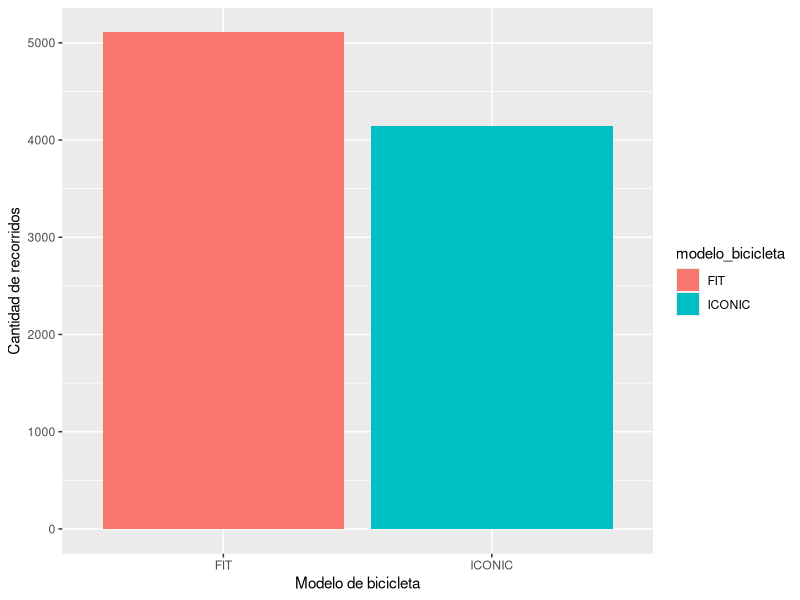
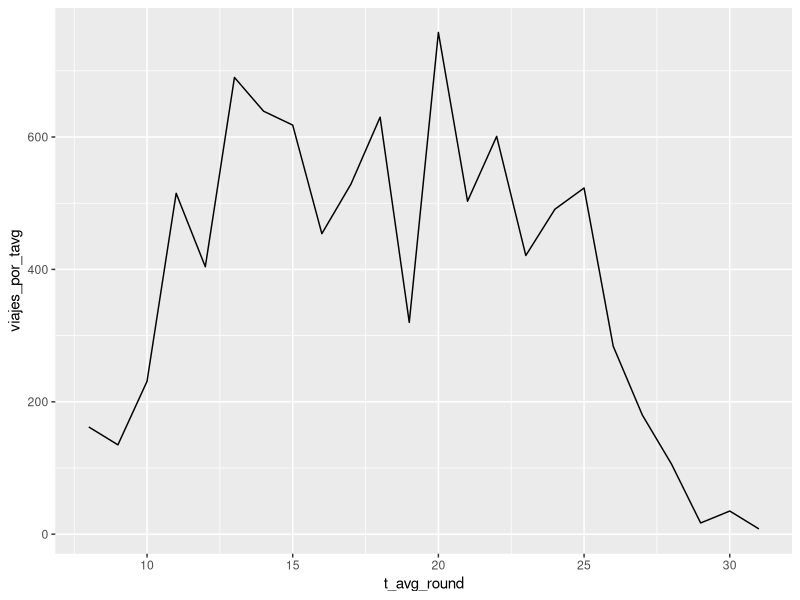
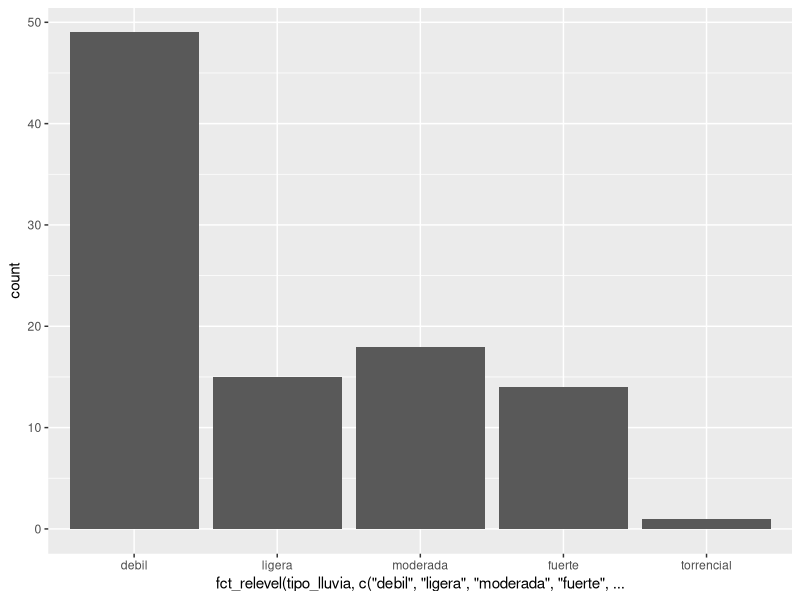
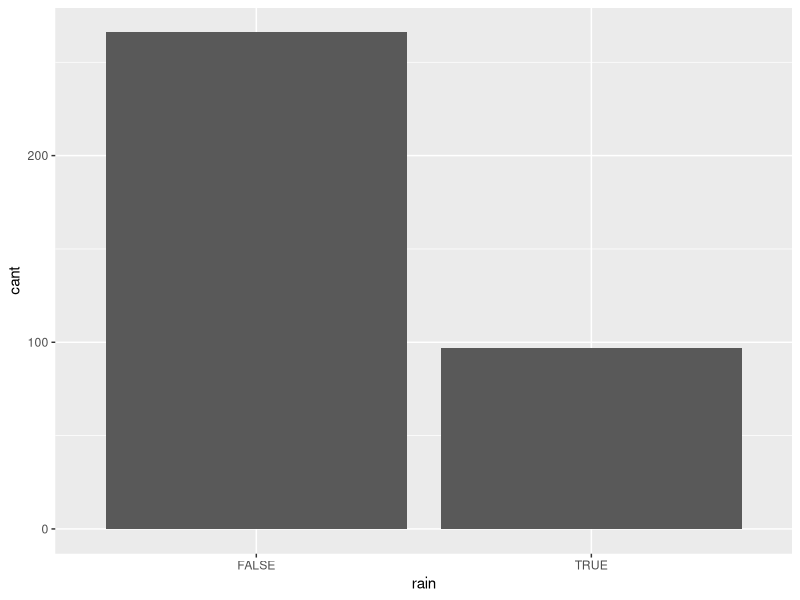
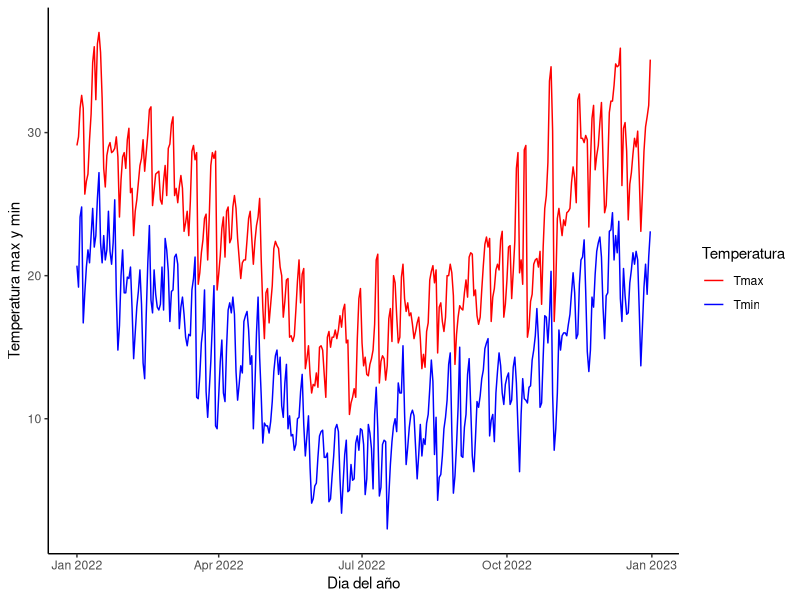
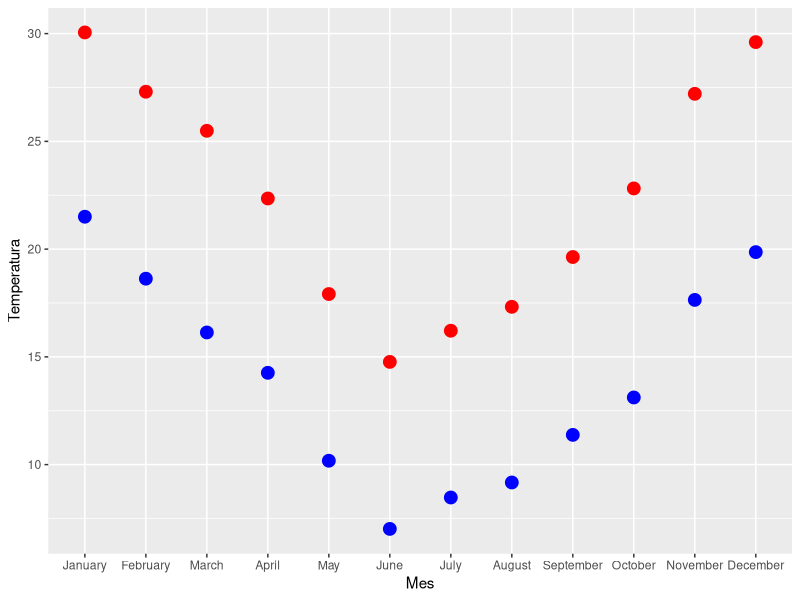
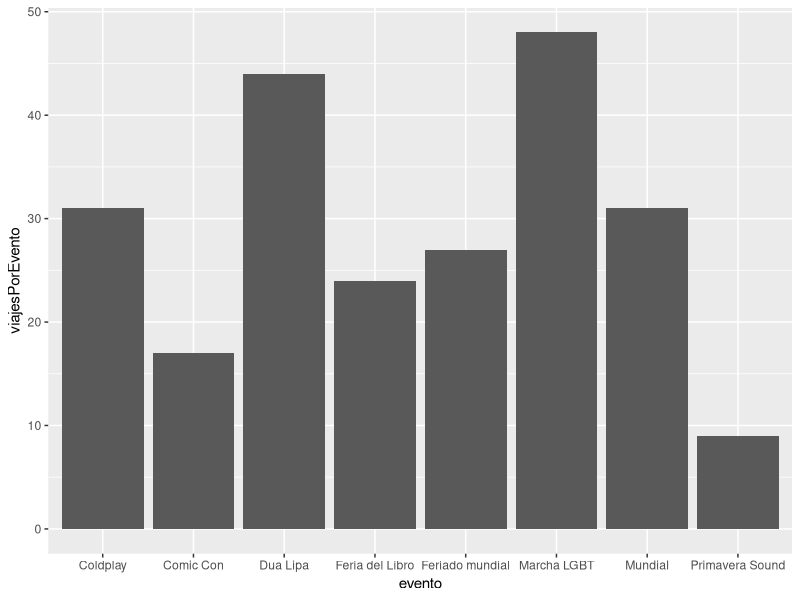
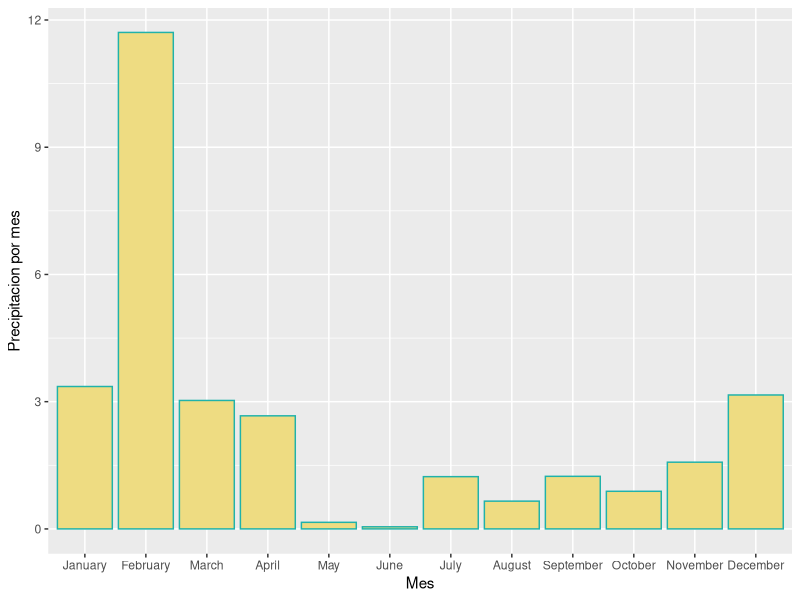

Here is the R script that generated these plots, in order:

#Librerias ----
library(readr)
library(tidyverse)



#Dataframes ----

#Lectura de dataframes. Para leer los archivos csv usamos el comando read_csv.

clima_aeroparque_BA_2022 <- read_csv("Data/Clima_Aeroparque_BA.csv")

bike_trips_2022 <- read_csv("Data/trips_2022_reducido.csv")

#Filtramos el dataframe de bicis
bike_trips_2022_5_to_60_min <- bike_trips_2022 %>% 
  filter(between(duracion_recorrido, left = 60*5, right = 60*60))

#Dtaframe de bicis filtrado con 3 variables mas: mes, dia de la semana y horario
month_day_hour_bike_trips_2022_5_to_60_min <- bike_trips_2022_5_to_60_min %>% 
  mutate(date = fecha,
         month = months(fecha_origen_recorrido), 
         hour = hour(fecha_origen_recorrido), 
         week_day = weekdays(fecha),
         es_feriado = (fecha %in% c("2022-01-01", "2022-02-28", "2022-03-01", "2022-03-24", "2022-04-02", "2022-04-14", "2022-04-15", "2022-04-16", "2022-04-17", "2022-04-22", "2022-04-23", "2022-04-24", "2022-05-01", "2022-05-02", "2022-05-18", "2022-05-25", "2022-06-17", "2022-06-20", "2022-07-09", "2022-07-30", "2022-08-15", "2022-09-26", "2022-09-27", "2022-10-05", "2022-10-07", "2022-10-10", "2022-11-20", "2022-11-21", "2022-12-08", "2022-12-09", "2022-12-25" )))
         


#Dataframe del clima con 1 variables mas: mes

clima_aeroparque_BA_2022_bymonth_and_raintype <- clima_aeroparque_BA_2022 %>% 
  mutate(month = months(date),
         rain = (prcp > 0),
         tipo_lluvia = case_when(prcp > 0 & prcp <= 3 ~ "debil",
                                 prcp > 3.0 & prcp <= 6.5 ~ "ligera",
                                 prcp > 6.5 & prcp <= 16.0 ~ "moderada",
                                 prcp > 16.0 & prcp <= 40.0 ~ "fuerte",
                                 prcp > 100.0 ~ "torrencial",
                                 .default = "no llovio")) 




#Dataframe bike_trips_2022_5_to_60_min ----

#esto es un resumen del datarframe de bicis con viajes entre 5 a 20 minutos
summary_bike_trips_2022_5_to_60_min <- summary(month_day_hour_bike_trips_2022_5_to_60_min)

#visualizacion de viajes en minutos
trips_duration_in_minutes <- bike_trips_2022_5_to_60_min %>% 
  mutate(duracion_recorrido = duracion_recorrido/60) %>% 
  ggplot(mapping = aes(x = duracion_recorrido)) +
  geom_histogram(colour = "#E6AC6E", fill = "beige", bins = 11) +
  labs(x = "Duracion", y = "Cantidad de Recorridos", title = "Duracion de los recorridos en minutos")

#dataframe con el viaje promedio y la mediana
promedio_y_mediana_de_viajes <-  bike_trips_2022_5_to_60_min %>% 
  mutate(duracion_recorrido = duracion_recorrido/60) %>% 
  summarise("viaje promedio" = mean(duracion_recorrido), mediana = median(duracion_recorrido))

#visualizacion de viajes por mes
trips_by_month <- month_day_hour_bike_trips_2022_5_to_60_min %>% 
  ggplot(mapping = aes(x = fct_relevel(month, c("January", "February", "March", "April", "May", "June", "July", "August", "September", "October", "November", "December")))) +
  geom_bar(fill = "mintcream", colour = "lightskyblue") +
  labs(x = "Mes", y = "Cantidad de Recorridos")

#visualizacion de viajes por dia
trips_by_day <- month_day_hour_bike_trips_2022_5_to_60_min %>% 
  ggplot(mapping = aes(x = fct_relevel(week_day, c("Monday", "Tuesday", "Wednesday", "Thursday", "Friday", "Saturday", "Sunday"))))+
  geom_bar(fill = "mintcream", colour = "lightskyblue") +
  labs(x = "Dia de la semana", y = "Cantidad de recorridos")

#visualizacion de viajes por hora
trips_by_hour <- month_day_hour_bike_trips_2022_5_to_60_min %>% 
  ggplot(mapping = aes(x = hour)) +
  geom_bar(fill = "mintcream", colour = "lightskyblue") +
  labs(x = "Horario", y = "Cantidad de recorridos") 

#visualizacion de viajes por mes y hora
trips_by_month_and_hour <- month_day_hour_bike_trips_2022_5_to_60_min %>% 
  group_by(month) %>% 
  ggplot(mapping = aes(x = hour)) +
  geom_bar(fill = "mintcream",color = "lightskyblue") +
  facet_wrap(~fct_relevel(month, c("January", "February", "March", "April", "May", "June", "July", "August", "September", "October", "November", "December"))) +
  labs(x = "Horario", y = "Cantidad de recorridos")

#visualizacion de viajes por dia y hora
trips_by_day_and_hour <- month_day_hour_bike_trips_2022_5_to_60_min %>% 
  group_by(week_day) %>% 
  ggplot(mapping = aes(x = hour)) +
  geom_bar(fill = "mintcream",color = "lightskyblue") +
  facet_wrap(~fct_relevel(week_day, c("Monday", "Tuesday", "Wednesday", "Thursday", "Friday", "Saturday", "Sunday"))) +
  labs(x = "Horario", y = "Cantidad de recorridos")

#dataframe con la cantidad de estaciones de origen 
origin_trip <- bike_trips_2022_5_to_60_min %>% 
  select(id_estacion_origen, nombre_estacion_origen) %>% 
  group_by(id_estacion_origen, nombre_estacion_origen) %>% 
  summarise(amount_by_station = n()) %>% 
  arrange(desc(amount_by_station))

#dataframe con la cantidad de estaciones de llegada
destination_trip <- bike_trips_2022_5_to_60_min %>% 
  select(id_estacion_destino, nombre_estacion_destino) %>% 
  group_by(id_estacion_destino, nombre_estacion_destino) %>% 
  summarise(amount_by_station = n()) %>% 
  arrange(desc(amount_by_station)) 

#viajes mas comunes
common_trips <- bike_trips_2022_5_to_60_min %>% 
  select(id_estacion_origen, nombre_estacion_origen, id_estacion_destino, nombre_estacion_destino) %>% 
  group_by(id_estacion_origen, nombre_estacion_origen, id_estacion_destino, nombre_estacion_destino) %>% 
  summarise(amount = n()) %>% 
  arrange(desc(amount))

#tipo de bici
bike_type <- bike_trips_2022_5_to_60_min %>% 
  select(modelo_bicicleta) %>% 
  ggplot(mapping = aes(x = modelo_bicicleta, fill = modelo_bicicleta)) +
  geom_bar() +
  labs(x = "Modelo de bicicleta", y = "Cantidad de recorridos")

#uso de bicis por genero
use_of_bikes_by_gender <- bike_trips_2022_5_to_60_min %>% 
  select(Género) %>% 
  filter(!is.na(Género)) %>% 
  ggplot(mapping = aes(x = Género, fill = Género)) + 
  geom_bar() +
  labs(x = "Género", y = "Cantidad de recorridos")

#uso de bicis por hora según género
use_of_bikes_by_gender_per_hour <- month_day_hour_bike_trips_2022_5_to_60_min %>%
  filter(!is.na(Género)) %>%
  group_by(Género) %>%
  mutate(cantidadTotalPorGénero = n()) %>%
  group_by(Género,hour,cantidadTotalPorGénero) %>%
  summarise(cantidad = n()) %>%
  mutate(
    cantidadPorcentual = case_when(
      Género == "FEMALE" ~ (cantidad/cantidadTotalPorGénero)*100,
      Género == "MALE" ~ (cantidad/cantidadTotalPorGénero)*100,
      Género == "OTHER" ~ (cantidad/cantidadTotalPorGénero)*100
    )
  ) %>%
  select(Género,cantidadPorcentual) %>%
  ggplot(mapping = aes(x = hour, y = cantidadPorcentual, colour = Género)) +
  geom_line(lwd = 1.49) + 
  scale_x_continuous(expand = c(0,0)) +
  scale_y_continuous(expand = c(0,0)) +
  facet_wrap(~Género) +
  theme(legend.position = "bottom")

#uso de bicis dia comunes vs feriados
#tenemos 31 feriados y (365 - 31) = 334 no feriados 
uso_feriado_vs_no_feriado <- month_day_hour_bike_trips_2022_5_to_60_min %>% 
  group_by(es_feriado) %>% 
  summarise(cant_viajes = n())

viajes_promedio_feriados <- c(uso_feriado_vs_no_feriado[1,2] / 334, uso_feriado_vs_no_feriado[2,2] / 31)



#uso de bicis en días desetacados del año (arbitrario) ----
#para este caso seleccionamos arbitrariamente 8 días que están descritos en el informe.
#(nota: cp indica la cantidad de personas)
feriaLibro <- c("2022-04-28","2022-04-29","2022-04-30","2022-05-01","2022-05-02","2022-05-03","2022-05-04","2022-05-05","2022-05-06","2022-05-07","2022-05-08","2022-05-09","2022-05-10","2022-05-11","2022-05-12","2022-05-13","2022-05-14","2022-05-15","2022-05-16") #cp = 1.245.000
comicCon <- c("2022-05-20","2022-05-21","2022-05-22") #cp = 80 mil
duaLipa <- c("2022-09-13","2022-09-14") #cp = 50 mil
marchaLGBTQI <- c("2022-10-05") #cp = 130 mil
coldplay <- c("2022-10-25","2022-10-26","2022-10-28","2022-10-29","2022-11-01","2022-11-01","2022-11-02","2022-11-04","2022-11-05","2022-11-07","2022-11-08") #cp = 600 mil
primaveraSound <- c("2022-11-12","2022-11-13") #cp = 100 mil
finalMundial <- c("2022-12-18") #cp = 4 millones
feriadoMundial <- c("2022-12-20") #cp = ??
diasDestacados <- c(feriaLibro, comicCon, duaLipa, marchaLGBTQI, coldplay, primaveraSound, finalMundial, feriadoMundial)
# Feria del libro
bicisFeriaDelLibro <- month_day_hour_bike_trips_2022_5_to_60_min %>%
  filter(fecha %in% feriaLibro) %>%
  group_by(hour) %>%
  summarise(cantidad = round(n()/length(feriaLibro)))
# Comic Con
bicisComicCon <- month_day_hour_bike_trips_2022_5_to_60_min %>%
  filter(fecha %in% comicCon) %>%
  group_by(hour) %>%
  summarise(cantidad = round(n()/length(comicCon)))
# Dua Lipa
bicisDuaLipa <- month_day_hour_bike_trips_2022_5_to_60_min %>%
  filter(fecha %in% duaLipa) %>%
  group_by(hour) %>%
  summarise(cantidad = round(n()/length(duaLipa)))
# MarchaLGBT
bicisMarchaLGBT <- month_day_hour_bike_trips_2022_5_to_60_min %>%
  filter(fecha %in% marchaLGBTQI) %>%
  group_by(hour) %>%
  summarise(cantidad = round(n()/length(marchaLGBTQI)))
# Coldplay
bicisColdplay <- month_day_hour_bike_trips_2022_5_to_60_min %>%
  filter(fecha %in% coldplay) %>%
  group_by(hour) %>%
  summarise(cantidad = round(n()/length(coldplay)))
#PrimaveraSound
bicisPrimSound <- month_day_hour_bike_trips_2022_5_to_60_min %>%
  filter(fecha %in% primaveraSound) %>%
  group_by(hour) %>%
  summarise(cantidad = round(n()/length(primaveraSound)))
# Mundial
bicisFinalMundial <- month_day_hour_bike_trips_2022_5_to_60_min %>%
  filter(fecha %in% finalMundial) %>%
  group_by(hour) %>%
  summarise(cantidad = round(n()/length(finalMundial)))
# Feriado Mundial
bicisFeriadoMundial <- month_day_hour_bike_trips_2022_5_to_60_min %>%
  filter(fecha == feriadoMundial) %>%
  group_by(hour) %>%
  summarise(cantidad = round(n()/length(feriadoMundial)))
# Este solamente es un dato orientativo para analizar los viajes en cada evento
viajesPromedioFeriaLibro <- sum(bicisFeriaDelLibro$cantidad) # 24 viajes
viajesPromedioComicCon <- sum(bicisComicCon$cantidad) # 17 viajes
viajesPromedioDuaLipa <- sum(bicisDuaLipa$cantidad) # 44 viajes
viajesPromedioLGBT <- sum(bicisMarchaLGBT$cantidad) # 48 viajes
viajesPromedioColdplay <- sum(bicisColdplay$cantidad) # 31 viajes
viajesPromedioPrimSound <- sum(bicisPrimSound$cantidad) # 9 viajes
viajesPromedioMundial <- sum(bicisFinalMundial$cantidad) # 31 viajes
viajesPromedioFeriadoMundial <- sum(bicisFeriadoMundial$cantidad) # 27 viajes
# De mayor a menor, los eventos con mayor viajes promedio son: Marcha LGBT, concierto Dua Lipa, concierto Coldplay y Final del Mundial, Feria del libro, Comic Con y Primavera Sound
# Generamos un data frame con los viajes realizados según cada evento
dfViajesPromedioEventos <- data.frame(
  evento = c("Feria del Libro","Comic Con","Dua Lipa","Marcha LGBT","Coldplay","Primavera Sound","Mundial","Feriado mundial"),
  viajesPorEvento = c(viajesPromedioFeriaLibro,viajesPromedioComicCon,viajesPromedioDuaLipa,viajesPromedioLGBT,viajesPromedioColdplay,viajesPromedioPrimSound,viajesPromedioMundial,viajesPromedioFeriadoMundial)
)
graficoEventos <- dfViajesPromedioEventos %>%
  ggplot(mapping = aes(x = evento, y = viajesPorEvento)) +
  geom_col()



#Dataframe clima_aeroparque_BA_2022 ----

#dataframe summary del clima
summary_weather <- summary(clima_aeroparque_BA_2022_bymonth_and_raintype)

#grafico de temperaturas por mes
grafico_temperatura_por_mes <- clima_aeroparque_BA_2022_bymonth_and_raintype %>% 
  select(tmin, tmax, tavg, month) %>% 
  group_by(month) %>% 
  summarise(tmin_by_month = mean(tmin), tmax_by_month = mean(tmax), tavg_by_month = mean(tavg)) %>% 
  ggplot(mapping = aes(x = fct_relevel(month, c("January", "February", "March", "April", "May", "June", "July", "August", "September", "October", "November", "December")), y = tmax_by_month)) +
  geom_point(colour = "red", size = 4) +
  geom_point(aes(x = fct_relevel(month, c("January", "February", "March", "April", "May", "June", "July", "August", "September", "October", "November", "December")), y = tmin_by_month), color = "blue", size = 4) +
  labs(x = "Mes", y = "Temperatura")

#grafico de temperaturas por dia
grafico_temperatura_por_dia <- clima_aeroparque_BA_2022_bymonth_and_raintype %>%
  pivot_longer(cols = 3:4, names_to = "tipo", values_to = "temp") %>%
  ggplot(mapping = aes(x = date, y = temp, color = tipo)) +
  geom_line() +
  scale_color_manual(labels = c("Tmax", "Tmin"), values = c("red", "blue")) +
  labs(x = "Dia del año", y = "Temperatura max y min", color = "Temperatura") +
  theme_classic()

#precipitaciones por mes
precipitaciones_por_mes <- clima_aeroparque_BA_2022_bymonth_and_raintype %>% 
  group_by(month) %>% 
  filter(!is.na(prcp)) %>% 
  summarise(precipitation_by_month = mean(prcp)) %>% 
  ggplot(mapping = aes(x = fct_relevel(month, c("January", "February", "March", "April", "May", "June", "July", "August", "September", "October", "November", "December")), y = precipitation_by_month)) +
  geom_col(fill = "lightgoldenrod2", colour = "lightseagreen") +
  labs(x = "Mes",y = "Precipitacion por mes")


#dias de lluvias
grafico_dias_de_lluvias <- clima_aeroparque_BA_2022_bymonth_and_raintype %>% 
  filter(!is.na(prcp)) %>% 
  group_by(rain) %>% 
  summarise(cant = n()) %>% 
  ggplot(mapping = aes(x = rain, y = cant)) +
  geom_col()


#FULL JOIN DE DATAFRAMES
bikes_and_weather <- full_join(month_day_hour_bike_trips_2022_5_to_60_min, clima_aeroparque_BA_2022_bymonth_and_raintype, by = "date")

#uso de bicis por temperatura_promedio
bikes_by_temp <- bikes_and_weather %>% 
  mutate(t_avg_round = round(tavg)) %>% 
  group_by(t_avg_round) %>% 
  summarise(viajes_por_tavg = n()) %>% 
  ggplot(mapping = aes(x = t_avg_round, y = viajes_por_tavg)) +
  geom_line()


#uso de bicis por precipitaciones
uso_de_bicis_segun_precipitaciones <- bikes_and_weather %>% 
  filter(!is.na(prcp)) %>% 
  group_by(rain) %>% 
  summarise(viajes_promedios = n())

promedio_de_viajes_dias_lluviosos_vs_no <- c(uso_de_bicis_segun_precipitaciones[1,2]/266, uso_de_bicis_segun_precipitaciones[2,2]/97)


#uso de bicis segun la potencialidad de lluvias
grafico_de_uso_De_bicis_segun_lluvia <- clima_aeroparque_BA_2022_bymonth_and_raintype %>% 
  filter(tipo_lluvia != "no llovio") %>% 
  ggplot(mapping = aes(x = fct_relevel(tipo_lluvia, c("debil", "ligera", "moderada", "fuerte", "torrencial")))) +
  geom_bar()

bikes_and_weather %>% select(fecha, tipo_lluvia) %>% distinct() %>% group_by(tipo_lluvia) %>% summarise(cant = n())


bikes_and_weather %>% group_by(tipo_lluvia) %>% summarise(cant = n())
